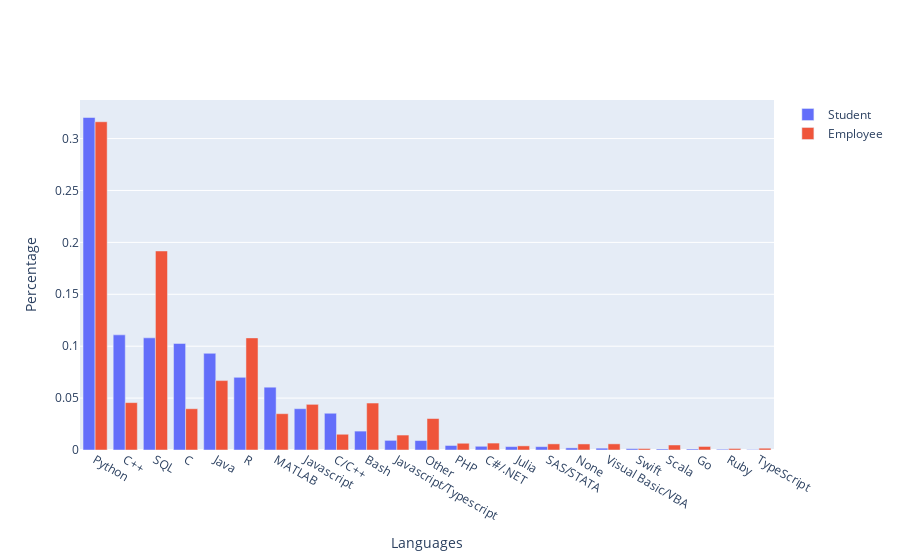

Notebook code for this chart:
### Code cell
plot = go.Figure(data=[go.Bar(
    name = 'Student',
    x = Languages_use_percent['Languages'],
    y = Languages_use_percent['Student'],
   ),
                       go.Bar(
    name = 'Employee',
    x = Languages_use_percent['Languages'],
    y = Languages_use_percent['Employee']
   )
])  
plot.update_layout(
    xaxis_title="Languages", yaxis_title="Percentage"
)               
plot.show()

### Figure 1 — Plotly figure (JSON) as saved in the notebook; plotly's stock layout.template omitted (floating-point values rounded to 4 significant figures)
{"data": [{"name": "Student", "type": "bar", "x": ["Python", "C++", "SQL", "C", "Java", "R", "MATLAB", "Javascript", "C/C++", "Bash", "Javascript/Typescript", "Other", "PHP", "C#/.NET", "Julia", "SAS/STATA", "None", "Visual Basic/VBA", "Swift", "Scala", "Go", "Ruby", "TypeScript"], "y": [0.3203, 0.1109, 0.108, 0.1027, 0.09314, 0.06998, 0.0605, 0.0398, 0.0354, 0.01821, 0.009276, 0.009106, 0.004365, 0.003581, 0.003274, 0.00324, 0.002046, 0.001773, 0.00133, 0.000989, 0.0009549, 0.0007162, 0.0004092]}, {"name": "Employee", "type": "bar", "x": ["Python", "C++", "SQL", "C", "Java", "R", "MATLAB", "Javascript", "C/C++", "Bash", "Javascript/Typescript", "Other", "PHP", "C#/.NET", "Julia", "SAS/STATA", "None", "Visual Basic/VBA", "Swift", "Scala", "Go", "Ruby", "TypeScript"], "y": [0.3162, 0.04564, 0.1917, 0.03976, 0.06687, 0.108, 0.03498, 0.04398, 0.01516, 0.04525, 0.0144, 0.03032, 0.006505, 0.006679, 0.003979, 0.00591, 0.005837, 0.005924, 0.001438, 0.004835, 0.003412, 0.001467, 0.001728]}], "layout": {"xaxis": {"title": {"text": "Languages"}}, "yaxis": {"title": {"text": "Percentage"}}}}
